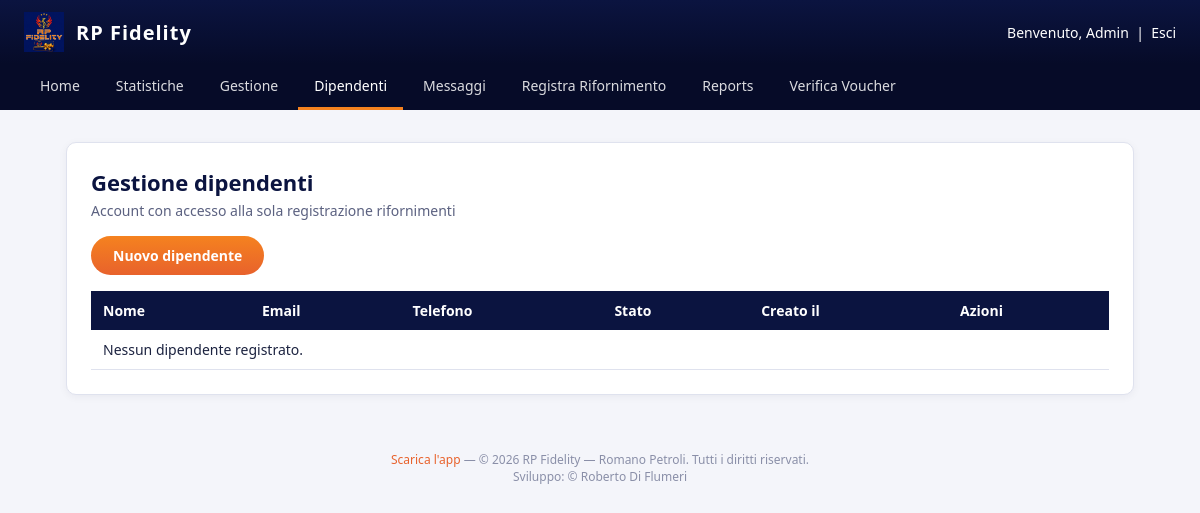
/admin/dipendenti (signed in), run on an earlier commit of the app's database.
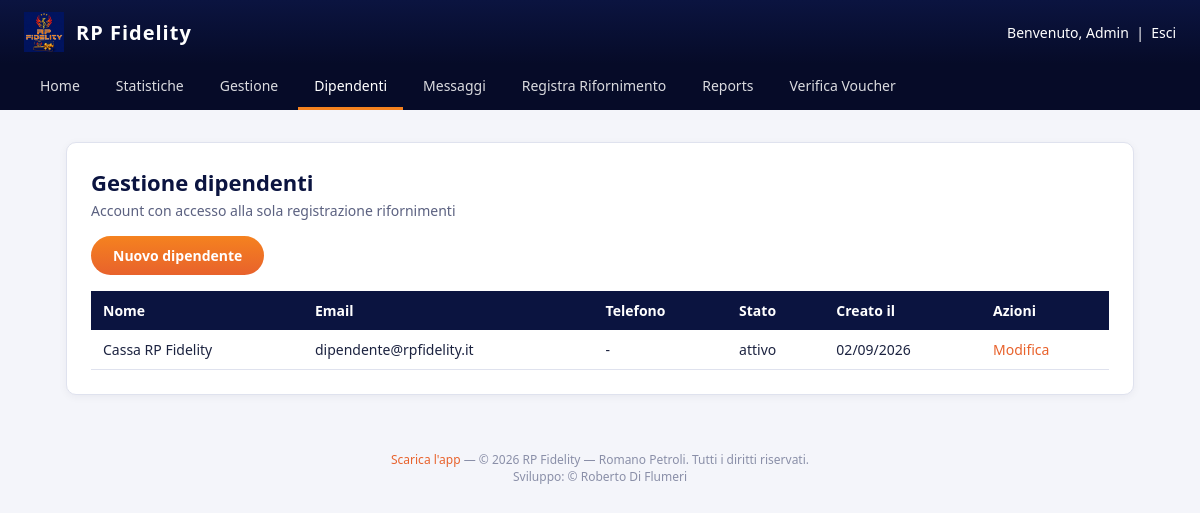
And on a later commit of the database.
### tables this page shows
CREATE TABLE IF NOT EXISTS users (
    id INT UNSIGNED AUTO_INCREMENT PRIMARY KEY,
    nome VARCHAR(100) NOT NULL,
    cognome VARCHAR(100) NOT NULL,
    email VARCHAR(190) NOT NULL UNIQUE,
    password_hash VARCHAR(255) NOT NULL,
    telefono VARCHAR(30) NULL,
     
    codice_card VARCHAR(20) NULL UNIQUE,
    ruolo ENUM('cliente','admin','dipendente') NOT NULL DEFAULT 'cliente',
    punti_saldo DECIMAL(10,2) NOT NULL DEFAULT 0,
    stato ENUM('attivo','sospeso') NOT NULL DEFAULT 'attivo',
    api_token VARCHAR(64) NULL UNIQUE,
    data_registrazione DATETIME NOT NULL DEFAULT CURRENT_TIMESTAMP
);

### src/Core/View.php (called while the page is built, shortened)
<?php
class View
{
    public static function layout(string $view, array $data = []): void
    {
        extract($data);
        $viewFile = __DIR__ . '/../Views/' . $view . '.php';
        require $viewFile;
        require __DIR__ . '/../Views/layout.php';
    }
}

### src/Controllers/AdminController.php (called while the page is built, shortened)
<?php
class AdminController
{
    public function dipendenti(): void
    {
        View::layout('admin/dipendenti', [
            'pageTitle' => 'Gestione dipendenti — RP Fidelity',
            'dipendenti' => User::dipendenti(),
        ]);
    }
}

### src/Core/Router.php (called while the page is built, shortened)
<?php
class Router
{
    private array $routes = [];
    public function get(string $path, callable $handler): void
    {
        $this->routes['GET'][$path] = $handler;
    }
    public function post(string $path, callable $handler): void
    {
        $this->routes['POST'][$path] = $handler;
    }
    public function dispatch(string $method, string $uri): void
    {
        $path = parse_url($uri, PHP_URL_PATH) ?: '/';
        $path = rtrim($path, '/');
        $handler = $this->routes[$method][$path] ?? null;
        $handler();
    }
}

### public/index.php (called while the page is built, shortened)
<?php
spl_autoload_register(function (string $class) {
    $prefix = 'App\\';
    $relative = substr($class, strlen($prefix));
    $file = __DIR__ . '/../src/' . str_replace('\\', '/', $relative) . '.php';
});
$router = new Router();
$router->get('/', function () {
    header('Location: ' . (Auth::check() ? '/dashboard' : '/login'));
});
$router->get('/login', [new AuthController(), 'showLogin']);
$router->post('/login', [new AuthController(), 'login']);
$router->get('/registrati', [new AuthController(), 'showRegister']);
$router->post('/registrati', [new AuthController(), 'register']);
$router->get('/logout', [new AuthController(), 'logout']);
$router->get('/scarica-app', [new PublicController(), 'scaricaApp']);
$router->get('/dashboard', [new DashboardController(), 'index']);
$router->get('/rifornimenti', [new DashboardController(), 'rifornimenti']);
$router->get('/la-mia-card', [new DashboardController(), 'card']);
$router->get('/voucher', [new VoucherController(), 'index']);
$router->get('/catalogo', [new VoucherController(), 'catalogo']);
$router->post('/voucher/riscatta', [new VoucherController(), 'riscatta']);
$router->get('/voucher/pdf', [new VoucherController(), 'pdf']);
$router->get('/contatti', [new ContattiController(), 'index']);
$router->post('/contatti', [new ContattiController(), 'invia']);
$router->get('/faq', [new FaqController(), 'index']);
$router->get('/impostazioni', [new SettingsController(), 'index']);
$router->post('/impostazioni', [new SettingsController(), 'aggiornaProfilo']);
$router->post('/impostazioni/password', [new SettingsController(), 'aggiornaPassword']);
$router->get('/admin/statistiche', [new AdminController(), 'statistiche']);
$router->get('/admin/clienti', [new AdminController(), 'clienti']);
$router->get('/admin/clienti/modifica', [new AdminController(), 'modificaClienteForm']);
$router->post('/admin/clienti/modifica', [new AdminController(), 'modificaCliente']);
$router->post('/admin/clienti/elimina', [new AdminController(), 'eliminaCliente']);
$router->get('/admin/messaggi', [new AdminController(), 'messaggi']);
$router->get('/admin/messaggi/thread', [new AdminController(), 'messaggioThread']);
$router->post('/admin/messaggi/rispondi', [new AdminController(), 'rispondiMessaggio']);
$router->get('/admin/dipendenti', [new AdminController(), 'dipendenti']);
$router->get('/admin/dipendenti/nuovo', [new AdminController(), 'nuovoDipendenteForm']);
$router->post('/admin/dipendenti/nuovo', [new AdminController(), 'nuovoDipendente']);
$router->get('/admin/dipendenti/modifica', [new AdminController(), 'modificaDipendenteForm']);
$router->post('/admin/dipendenti/modifica', [new AdminController(), 'modificaDipendente']);
$router->post('/admin/dipendenti/elimina', [new AdminController(), 'eliminaDipendente']);
$router->get('/admin/reports', [new AdminController(), 'reports']);
$router->get('/admin/verifica-voucher', [new AdminController(), 'verificaVoucher']);
$router->post('/admin/verifica-voucher/usa', [new AdminController(), 'usaVoucher']);
$router->get('/admin/rifornimenti/nuovo', [new AdminController(), 'nuovoRifornimento']);
$router->post('/admin/rifornimenti/nuovo/cliente', [new AdminController(), 'identificaCliente']);
$router->post('/admin/rifornimenti/nuovo/cambia-cliente', [new AdminController(), 'cambiaCliente']);
$router->post('/admin/rifornimenti/nuovo/voucher', [new AdminController(), 'aggiungiVoucher']);
$router->post('/admin/rifornimenti/nuovo/voucher/rimuovi', [new AdminController(), 'rimuoviVoucher']);
$router->post('/admin/rifornimenti/nuovo/conferma', [new AdminController(), 'confermaRifornimento']);
$router->dispatch($_SERVER['REQUEST_METHOD'], $_SERVER['REQUEST_URI']);

### src/Core/Database.php (called while the page is built, shortened)
<?php
class Database
{
    private static ?PDO $instance = null;
    public static function connection(): PDO
    {
        if (self::$instance === null) {
            $config = require __DIR__ . '/../../config/config.php';
            $db = $config['db'];
            $dsn = sprintf(
                'mysql:host=%s;port=%d;dbname=%s;charset=%s',
                $db['host'],
                $db['port'],
                $db['name'],
                $db['charset']
            );
            self::$instance = new PDO($dsn, $db['user'], $db['pass'], [
                PDO::ATTR_ERRMODE => PDO::ERRMODE_EXCEPTION,
                PDO::ATTR_DEFAULT_FETCH_MODE => PDO::FETCH_ASSOC,
            ]);
        }
        return self::$instance;
    }
}

### src/Models/User.php (called while the page is built, shortened)
<?php
class User
{
    public static function dipendenti(): array
    {
        $stmt = Database::connection()->query(
            "SELECT id, nome, cognome, email, telefono, stato, data_registrazione
             FROM users WHERE ruolo = 'dipendente' ORDER BY nome, cognome"
        );
        return $stmt->fetchAll();
    }
}

### src/Views/admin/dipendenti.php (the view, shortened to what the changed rows need)
<div class="rp-card">
    <h1 class="rp-title">Gestione dipendenti</h1>
    <table class="rp-table">
        <thead>
            <tr>
                <th>Nome</th>
                <th>Email</th>
                <th>Telefono</th>
                <th>Stato</th>
                <th>Creato il</th>
                <th>Azioni</th>
            </tr>
        </thead>
        <tbody>
            <?php foreach ($dipendenti as $d): ?>
                <tr>
                    <td><?= htmlspecialchars($d['nome'] . ' ' . $d['cognome']) ?></td>
                    <td><?= htmlspecialchars($d['email']) ?></td>
                    <td><?= htmlspecialchars($d['telefono'] ?? '-') ?></td>
                    <td><?= htmlspecialchars($d['stato']) ?></td>
                    <td><?= htmlspecialchars(date('d/m/Y', strtotime($d['data_registrazione']))) ?></td>
                    <td>
                        <a href="/admin/dipendenti/modifica?id=<?= (int) $d['id'] ?>">Modifica</a>
                    </td>
                </tr>
            <?php endforeach; ?>
            <?php if (empty($dipendenti)): ?>
                <tr><td colspan="6">Nessun dipendente registrato.</td></tr>
            <?php endif; ?>
        </tbody>
    </table>
</div>

What changed in the data, as far as the page shows it:
now on this page (row edited): users: nome+cognome "Cassa RP Fidelity", email "dipendente@rpfidelity.it", telefono "-", stato "attivo", data_registrazione "02/09/2026"
Also different on the page:
text no longer shown: "Nessun dipendente registrato."
